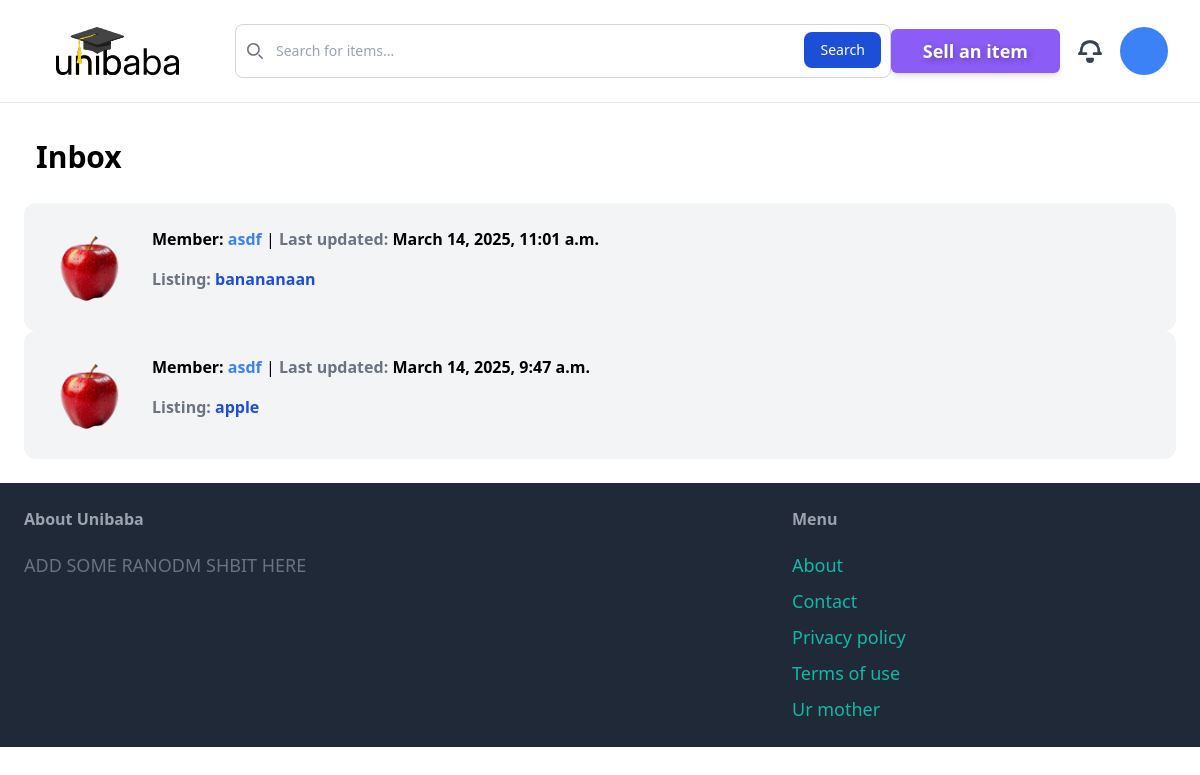
Page /inbox/ (signed in) on the earlier database version.
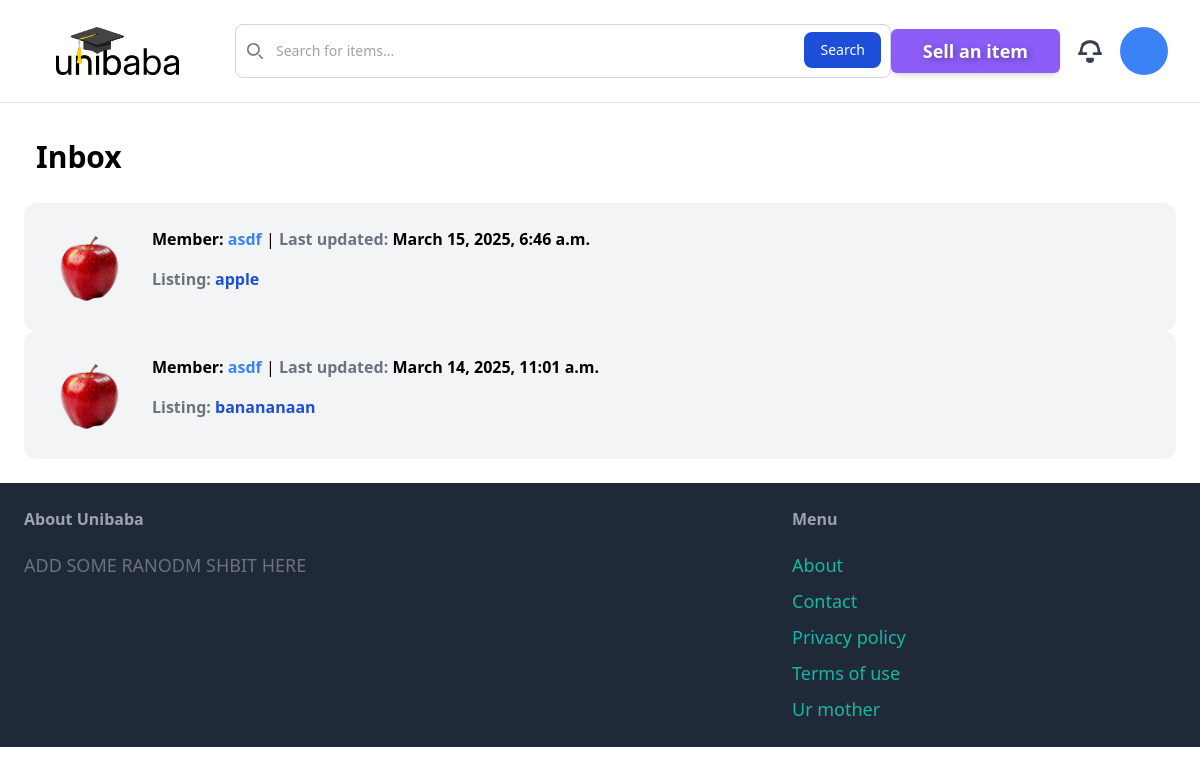
Same page on the later database version.
### conversation/models.py (models this page shows)
class Conversation(models.Model):
    item=models.ForeignKey(Item, related_name='conversations',on_delete=models.CASCADE)
    members=models.ManyToManyField(User, related_name='conversations')
    created_at = models.DateTimeField(auto_now_add=True)
    modified_at=models.DateTimeField(auto_now=True)
    class Meta:
        ordering=('-modified_at',)

### item/models.py (models this page shows, shortened)
class Item(models.Model):
    category=models.ForeignKey(Category, related_name='items', on_delete=models.CASCADE)
    name=models.CharField(max_length=255)
    description=models.TextField(blank=False,null=False)
    price=models.FloatField()
    image=models.ImageField(upload_to='item_images',blank=False,null=False)
    is_sold=models.BooleanField(default=False)
    created_by=models.ForeignKey(User, related_name='items', on_delete=models.CASCADE)
    created_at=models.DateTimeField(auto_now_add=True)

### conversation/views.py (the view)
# urls.py: path('',views.inbox, name='inbox'),
@login_required
def inbox(request):
    conversations=Conversation.objects.filter(members__in=[request.user.id])
    return render(request, 'conversation/inbox.html',{
        'conversations':conversations
    })

### conversation/templates/conversation/inbox.html (shortened to what this page needs)
{% extends 'base/templatepage.html' %}
{% block content %}
<h1 class="text-3xl font-bold mb-4 text-black p-3">Inbox</h1>
<div class="space-y-6">
    {% for conversation in conversations %}
        <a href="{% url 'conversation:detail' conversation.id %}">
            <div class="p-6 flex bg-gray-100 rounded-xl hover:bg-gray-200 ">
                <div class="pr-6">
                    <img src="{{ conversation.item.image.url }}" class="w-20 rounded-xl">
                </div>
                <div>
                    {% for member in conversation.members.all %}
                        {% if member != request.user %}
                            <p class="mb-4">
                                <strong>Member: </strong>
                                <span class="font-semibold text-blue-500">{{ member.username }}</span> |
                                <span class="font-semibold text-gray-500">Last updated: </span>
                                <span class="font-semibold text-black-600">{{ conversation.modified_at }}</span>
                            </p>
                            <span class="font-semibold text-gray-500">Listing: </span>
                            <span class="font-semibold text-blue-700">{{ conversation.item.name }}</span>
                        {% endif %}
                    {% endfor %}
                </div>
            </div>
        </a>
    {% endfor %}
</div>
{% endblock %}

Differences in the rows shown:
changed Conversation "apple": modified_at "March 14, 2025, 9:47 a.m." → "March 15, 2025, 6:46 a.m."; moves up the list
